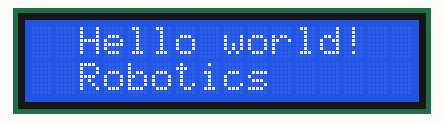
Simulated run of this sketch. Board: Arduino Uno, built with avr-gcc and run on an emulated ATmega328P. On the bench: 16×2 character LCD.

Above: at 0.1 s.

The sketch:

Project_8_code.ino
```cpp
#include <LiquidCrystal_I2C.h>
LiquidCrystal_I2C lcd(0x27, 16, 2); // set the LCD address to 0x27 for
//a 16 chars and 2 line display
void setup() {
  lcd.init();
  lcd.clear();
  lcd.backlight(); // Make sure backlight is on
}
void loop() {
  // Print a message on both lines of the LCD.
  lcd.setCursor(2, 0); //Set cursor to character 2 on line 0
  lcd.print("Hello world!");

  lcd.setCursor(2, 1); //Move cursor to character 2 on line 1
  lcd.print("Robotics");
  delay(1000);
  lcd.clear();
}
```
